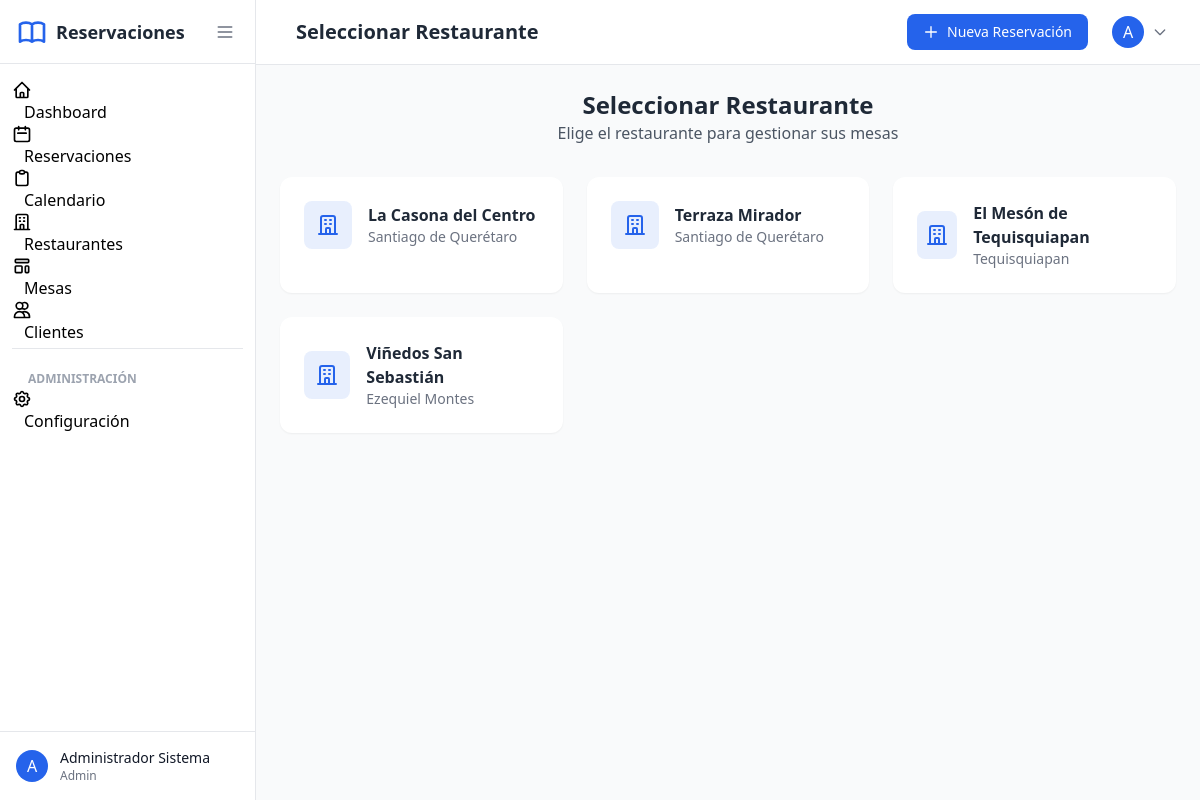
Screenshot of /admin/tables (signed in) with the database file from the repository.
### tables this page shows
CREATE TABLE IF NOT EXISTS restaurants (
    id INT AUTO_INCREMENT PRIMARY KEY,
    name VARCHAR(150) NOT NULL,
    slug VARCHAR(150) NOT NULL UNIQUE,
    description TEXT,
    address VARCHAR(255) NOT NULL,
    city VARCHAR(100) NOT NULL,
    state VARCHAR(100) NOT NULL,
    postal_code VARCHAR(10),
    country VARCHAR(50) DEFAULT 'México',
    phone VARCHAR(20) NOT NULL,
    email VARCHAR(100),
    website VARCHAR(255),
    logo VARCHAR(255),
    cover_image VARCHAR(255),
    latitude DECIMAL(10, 8),
    longitude DECIMAL(11, 8),
    opening_time TIME NOT NULL,
    closing_time TIME NOT NULL,
    average_time_per_table INT DEFAULT 90 COMMENT 'Tiempo promedio en minutos',
    max_party_size INT DEFAULT 20,
    min_party_size INT DEFAULT 1,
    advance_booking_days INT DEFAULT 30 COMMENT 'Días de anticipación para reservar',
    cancellation_hours INT DEFAULT 24 COMMENT 'Horas antes para cancelar sin cargo',
    opentable_restaurant_id VARCHAR(100),
    opentable_sync_enabled TINYINT(1) DEFAULT 0,
    is_active TINYINT(1) DEFAULT 1,
    created_at TIMESTAMP DEFAULT CURRENT_TIMESTAMP,
    updated_at TIMESTAMP DEFAULT CURRENT_TIMESTAMP ON UPDATE CURRENT_TIMESTAMP
);

### index.php (called while the page is built, shortened)
<?php
require_once __DIR__ . '/config/config.php';
$router = new Router();
$router->add('login', ['controller' => 'auth', 'action' => 'login']);
$router->add('logout', ['controller' => 'auth', 'action' => 'logout']);
$router->add('register', ['controller' => 'auth', 'action' => 'register']);
$router->add('forgot-password', ['controller' => 'auth', 'action' => 'forgot-password']);
$router->add('', ['controller' => 'home', 'action' => 'index']);
$router->add('restaurante/{slug}', ['controller' => 'home', 'action' => 'restaurant']);
$router->add('reservar', ['controller' => 'booking', 'action' => 'index']);
$router->add('reservar/buscar', ['controller' => 'booking', 'action' => 'search']);
$router->add('reservar/formulario', ['controller' => 'booking', 'action' => 'form']);
$router->add('reservar/procesar', ['controller' => 'booking', 'action' => 'process']);
$router->add('reservar/confirmacion/{code}', ['controller' => 'booking', 'action' => 'confirmation']);
$router->add('reservar/consultar', ['controller' => 'booking', 'action' => 'lookup']);
$router->add('reservar/modificar/{code}', ['controller' => 'booking', 'action' => 'modify']);
$router->add('reservar/cancelar/{code}', ['controller' => 'booking', 'action' => 'cancel']);
$router->add('api/disponibilidad', ['controller' => 'booking', 'action' => 'api-availability']);
$router->add('admin', ['controller' => 'dashboard', 'action' => 'index']);
$router->add('admin/dashboard', ['controller' => 'dashboard', 'action' => 'index']);
$router->add('admin/dashboard/select-restaurant', ['controller' => 'dashboard', 'action' => 'select-restaurant']);
$router->add('admin/restaurants', ['controller' => 'restaurants', 'action' => 'index']);
$router->add('admin/restaurants/create', ['controller' => 'restaurants', 'action' => 'create']);
$router->add('admin/restaurants/{id:\d+}', ['controller' => 'restaurants', 'action' => 'show']);
$router->add('admin/restaurants/{id:\d+}/edit', ['controller' => 'restaurants', 'action' => 'edit']);
$router->add('admin/restaurants/{id:\d+}/delete', ['controller' => 'restaurants', 'action' => 'delete']);
$router->add('admin/restaurants/{restaurant_id:\d+}/areas', ['controller' => 'tables', 'action' => 'areas']);
$router->add('admin/tables', ['controller' => 'tables', 'action' => 'index']);
$router->add('admin/tables/create', ['controller' => 'tables', 'action' => 'create']);
$router->add('admin/tables/{id:\d+}/edit', ['controller' => 'tables', 'action' => 'edit']);
$router->add('admin/tables/{id:\d+}/delete', ['controller' => 'tables', 'action' => 'delete']);
$router->add('admin/tables/availability', ['controller' => 'tables', 'action' => 'availability']);
$router->add('admin/tables/map', ['controller' => 'tables', 'action' => 'map']);
$router->add('admin/tables/block', ['controller' => 'tables', 'action' => 'block']);
$router->add('admin/tables/unblock', ['controller' => 'tables', 'action' => 'unblock']);
$router->add('admin/reservations', ['controller' => 'reservations', 'action' => 'index']);
$router->add('admin/reservations/create', ['controller' => 'reservations', 'action' => 'create']);
$router->add('admin/reservations/calendar', ['controller' => 'reservations', 'action' => 'calendar']);
$router->add('admin/reservations/calendar-events', ['controller' => 'reservations', 'action' => 'calendar-events']);
$router->add('admin/reservations/search-availability', ['controller' => 'reservations', 'action' => 'search-availability']);
$router->add('admin/reservations/change-status', ['controller' => 'reservations', 'action' => 'change-status']);
$router->add('admin/reservations/check-in', ['controller' => 'reservations', 'action' => 'check-in']);
$router->add('admin/reservations/assign-table', ['controller' => 'reservations', 'action' => 'assign-table']);
$router->add('admin/reservations/cancel', ['controller' => 'reservations', 'action' => 'cancel']);
$router->add('admin/reservations/{id:\d+}', ['controller' => 'reservations', 'action' => 'show']);
$router->add('admin/reservations/{id:\d+}/edit', ['controller' => 'reservations', 'action' => 'edit']);
$router->add('admin/customers', ['controller' => 'customers', 'action' => 'index']);
$router->add('admin/customers/create', ['controller' => 'customers', 'action' => 'create']);
$router->add('admin/customers/search', ['controller' => 'customers', 'action' => 'search']);
$router->add('admin/customers/toggle-vip', ['controller' => 'customers', 'action' => 'toggle-vip']);
$router->add('admin/customers/{id:\d+}', ['controller' => 'customers', 'action' => 'show']);
$router->add('admin/customers/{id:\d+}/edit', ['controller' => 'customers', 'action' => 'edit']);
$router->add('admin/settings', ['controller' => 'settings', 'action' => 'index']);
$router->add('admin/settings/appearance', ['controller' => 'settings', 'action' => 'appearance']);
$router->add('admin/settings/mail', ['controller' => 'settings', 'action' => 'mail']);
$router->add('admin/settings/payment', ['controller' => 'settings', 'action' => 'payment']);
$router->add('admin/settings/opentable', ['controller' => 'settings', 'action' => 'opentable']);
$router->add('admin/settings/integrations', ['controller' => 'settings', 'action' => 'integrations']);
$router->add('admin/settings/users', ['controller' => 'settings', 'action' => 'users']);
$router->add('admin/settings/test-email', ['controller' => 'settings', 'action' => 'test-email']);
$router->add('admin/settings/test-opentable', ['controller' => 'settings', 'action' => 'test-opentable']);
$url = $_GET['url'] ?? '';
try {
    $router->dispatch($url);
} catch (Exception $e) {
    if (APP_DEBUG) {
        http_response_code($e->getCode() === 404 ? 404 : 500);
        echo '<h1>Error de Desarrollo</h1>';
        echo '<p>' . htmlspecialchars($e->getMessage()) . '</p>';
        echo '<pre>' . htmlspecialchars(preg_replace('/\/.*\//', '.../', $e->getTraceAsString())) . '</pre>';
    } else {
        if ($e->getCode() === 404) {
            http_response_code(404);
            include APP_PATH . '/views/errors/404.php';
        } else {
            http_response_code(500);
            error_log('Error: ' . $e->getMessage() . ' in ' . $e->getFile() . ':' . $e->getLine());
            include APP_PATH . '/views/errors/500.php';
        }
    }
}

### config/config.php (called while the page is built, shortened)
<?php
spl_autoload_register(function ($class) {
    $paths = [
        APP_PATH . '/controllers/',
        APP_PATH . '/models/',
        ROOT_PATH . '/core/'
    ];
    foreach ($paths as $path) {
        $file = $path . $class . '.php';
        if (file_exists($file)) {
            return;
        }
    }
});

### core/Database.php (called while the page is built, shortened)
<?php
class Database {
    private static $instance = null;
    private $connection;
    private function __construct() {
        try {
            $dsn = 'mysql:host=' . DB_HOST . ';dbname=' . DB_NAME . ';charset=' . DB_CHARSET;
            $options = [
                PDO::ATTR_ERRMODE => PDO::ERRMODE_EXCEPTION,
                PDO::ATTR_DEFAULT_FETCH_MODE => PDO::FETCH_ASSOC,
                PDO::ATTR_EMULATE_PREPARES => false,
            ];
            $this->connection = new PDO($dsn, DB_USER, DB_PASS, $options);
        } catch (PDOException $e) {
            if (APP_DEBUG) {
                die('Error de conexión: ' . $e->getMessage());
            } else {
                die('Error de conexión a la base de datos');
            }
        }
    }
    public static function getInstance() {
        if (self::$instance === null) {
            self::$instance = new self();
        }
        return self::$instance;
    }
    public function query($sql, $params = []) {
        $stmt = $this->connection->prepare($sql);
        $stmt->execute($params);
        return $stmt;
    }
    public function fetchAll($sql, $params = []) {
        return $this->query($sql, $params)->fetchAll();
    }
}

### core/Model.php (called while the page is built, shortened)
<?php
abstract class Model {
    protected $db;
    protected $table;
    public function __construct() {
        $this->db = Database::getInstance();
    }
    public function where($column, $value, $operator = '=') {
        $sql = "SELECT * FROM {$this->table} WHERE {$column} {$operator} :value";
        return $this->db->fetchAll($sql, ['value' => $value]);
    }
}

### app/models/RestaurantModel.php (called while the page is built, shortened)
<?php
class RestaurantModel extends Model {
    public function getActive() {
        return $this->where('is_active', 1);
    }
}

### app/views/admin/tables/select-restaurant.php (the view, shortened to what this page needs)
<div class="text-center mb-8">
    <h2 class="text-2xl font-bold text-gray-800">Seleccionar Restaurante</h2>
    <p class="text-gray-600">Elige el restaurante para gestionar sus mesas</p>
</div>
<div class="grid grid-cols-1 md:grid-cols-2 lg:grid-cols-3 gap-6 max-w-4xl mx-auto">
    <?php foreach ($restaurants as $restaurant): ?>
    <a href="<?= BASE_URL ?>/admin/tables?restaurant_id=<?= $restaurant['id'] ?>"
       class="bg-white rounded-xl shadow-sm p-6 hover:shadow-md transition-shadow block">
        <div class="flex items-center space-x-4">
            <div class="w-12 h-12 bg-primary/10 rounded-lg flex items-center justify-center">
                <svg class="w-6 h-6 text-primary" fill="none" stroke="currentColor" viewBox="0 0 24 24">
                    <path stroke-linecap="round" stroke-linejoin="round" stroke-width="2" d="M19 21V5a2 2 0 00-2-2H7a2 2 0 00-2 2v16m14 0h2m-2 0h-5m-9 0H3m2 0h5M9 7h1m-1 4h1m4-4h1m-1 4h1m-5 10v-5a1 1 0 011-1h2a1 1 0 011 1v5m-4 0h4"></path>
                </svg>
            </div>
            <div>
                <h3 class="font-semibold text-gray-800"><?= htmlspecialchars($restaurant['name']) ?></h3>
                <p class="text-sm text-gray-500"><?= htmlspecialchars($restaurant['city']) ?></p>
            </div>
        </div>
    </a>
    <?php endforeach; ?>
</div>

### rows the page displays
restaurants: name "La Casona del Centro", city "Santiago de Querétaro"
restaurants: name "Terraza Mirador", city "Santiago de Querétaro"
restaurants: name "El Mesón de Tequisquiapan", city "Tequisquiapan"
restaurants: name "Viñedos San Sebastián", city "Ezequiel Montes"

### other values shown
substr($_SESSION['user_name'] ?? 'U', 0, 1) "A"
$_SESSION['user_name'] "Administrador Sistema"
$_SESSION['user_role'] "Admin"
$pageTitle "Seleccionar Restaurante"
